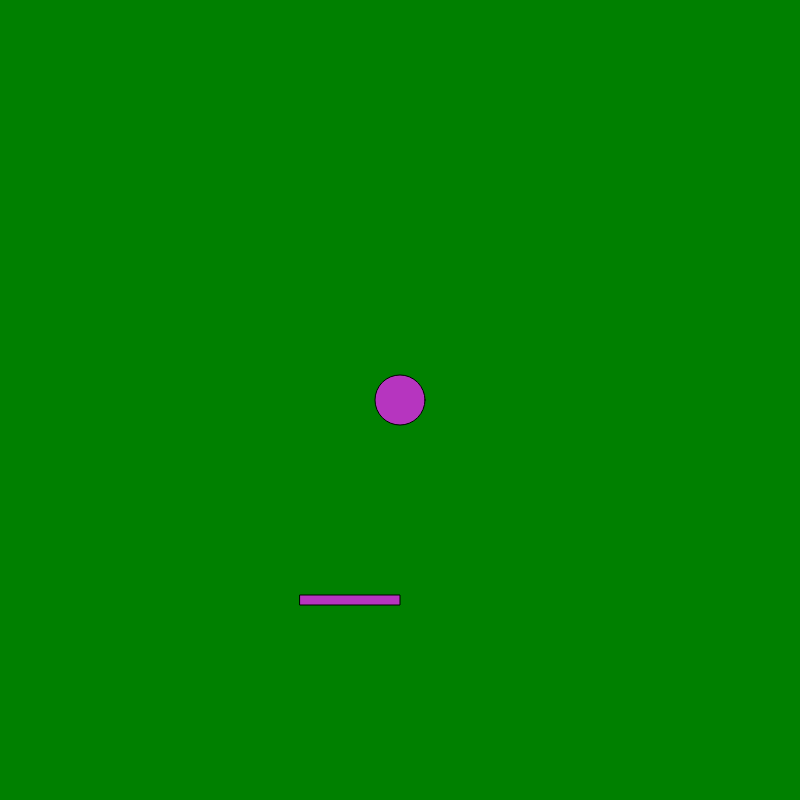
Frame 1 (no input)
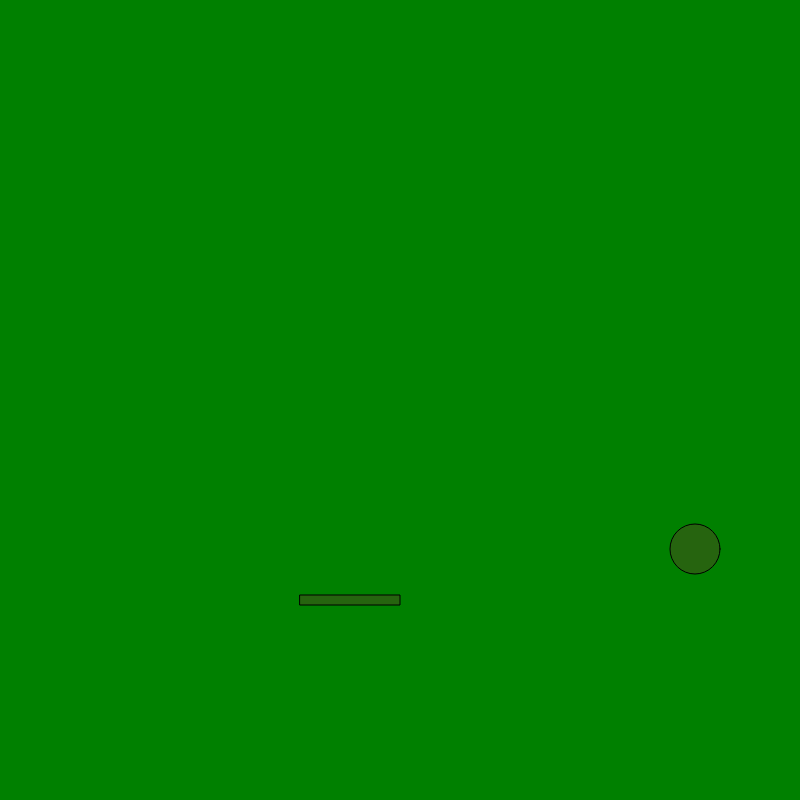
Frame 60 (no input)
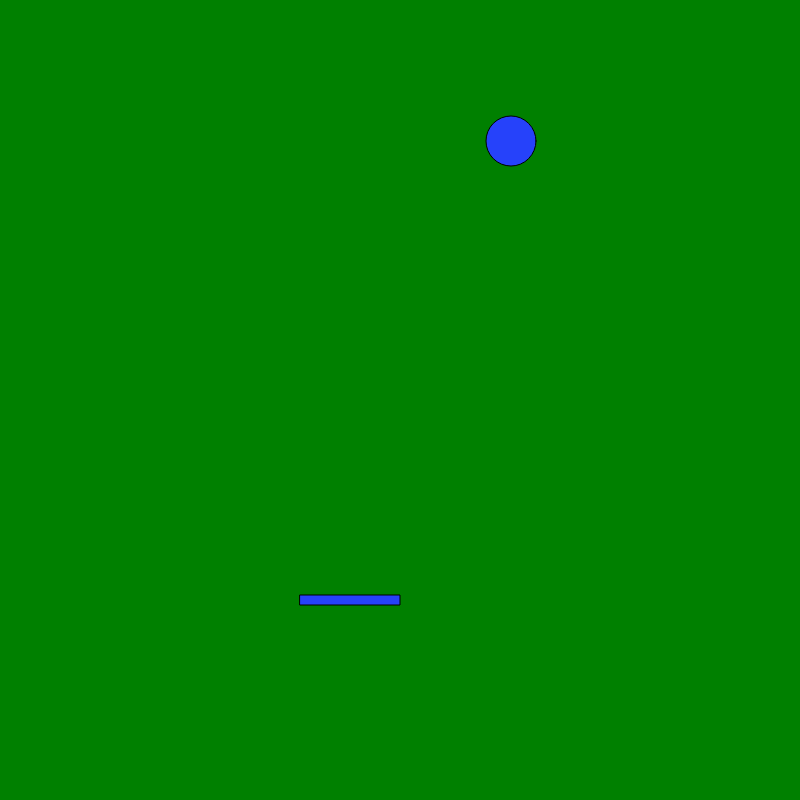
Frame 120 (the mouse pressed at the canvas centre since frame 60)

The p5.js sketch that drew these frames (run headless with seeded random() and noise() and a simulated clock; from frame 60 on, the mouse is pressed at the canvas centre):

// p5.js sketch
// ── sketch.js
var ballX = 400;
var ballY = 400;
var ballySpeed = 10;
var ballxSpeed = 5;
var racketX = 350; //Defines the x and
var racketY = 600; // y positions of the racket
var racketSpeed = 10; 
var racketWidth = 100; // Defines how wide the racket is
var racketHeight = 10;

function setup(){
    createCanvas(800, 800);
    background("green");
   
}

function draw(){
    background("green");
    drawball();
    drawracket();
    ballMovement();
    keyPressed();
    rackettouch();
    
}
function drawball(){
    changeColors();
    ellipse(ballX,ballY,50,50);
}
function drawracket(){
    rectMode(CENTER);
    rect(racketX, racketY, racketWidth, racketHeight);
}
function ballMovement(){ //This is how the ball moves
    ballX = ballX + ballxSpeed;
    ballY = ballY + ballySpeed;
        if (ballY-26<=0 || ballY+26>=800){
            ballySpeed = -ballySpeed;
            ballySpeed--;
            }
            if (ballX+26>=800 || ballX-26<=0){
                ballxSpeed = -ballxSpeed;
                 ballxSpeed--;
 }
}

function changeColors(){
    fill(random(0,255), random(0,255), random(0,255))
}
function keyPressed(){
    if (keyIsDown(LEFT_ARROW)){ 
        racketX = racketX - racketSpeed;
        }
        if (keyIsDown(RIGHT_ARROW)){ 
            racketX = racketX + racketSpeed;
            }
}

function rackettouch(){
    if ((racketX-racketWidth/2 < ballX+25 && (racketX+racketWidth/2) > ballX-25 && (racketY-racketHeight/2) < ballY+25 
    && (racketY+racketHeight/2) > ballY-25)){
        ballySpeed++;
        ballySpeed = -ballySpeed;
        }
}
// ── pong.html
<html>
    <head>
        <script src="p5.js"></script>
        <script src="sketch.js"></script>

    </head>
    <body>

    </body>
</html>
